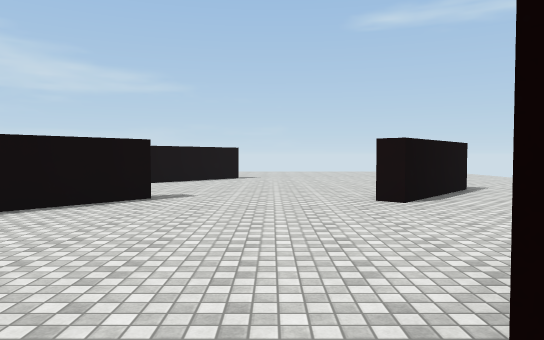
view 1 (above)

24 first-person views from a walk through a scene from a Unity 3-D project. The camera is 1.5 m above the floor, tilts 2° down and sees 70° across. The floor is counted in squares, 2 m on a side. Each view is taken from the middle of a square. On the plan, view 1 faces up. The plan holds only what a view shows up to about 12 squares ahead; the rest is blank. The place goes on beyond the plan. Surface patterns are stand-ins for the level's own textures.

view 2
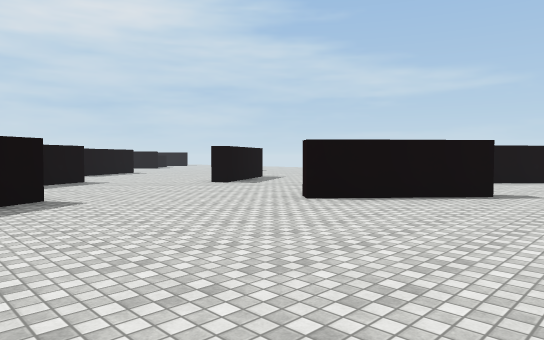

view 3
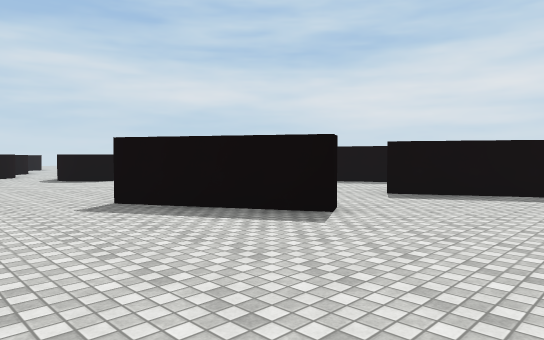

view 4
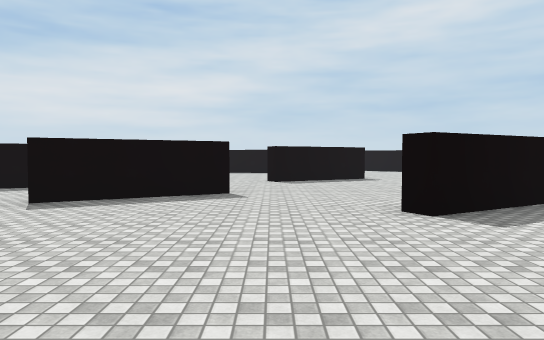

view 5
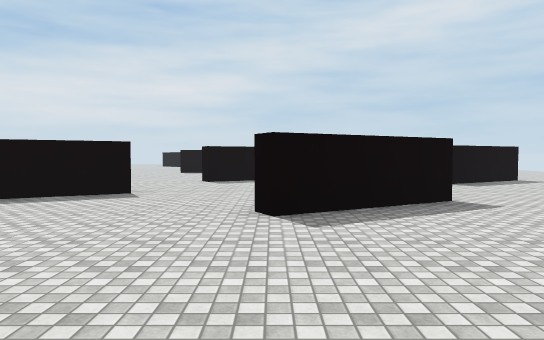

view 6
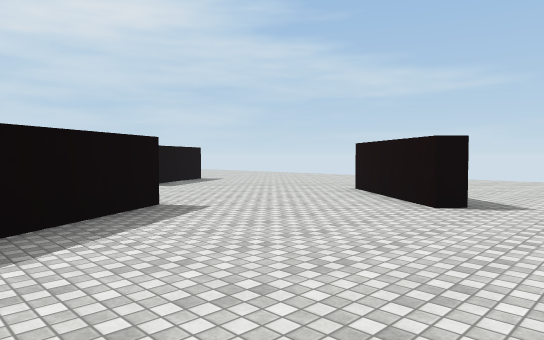

view 7
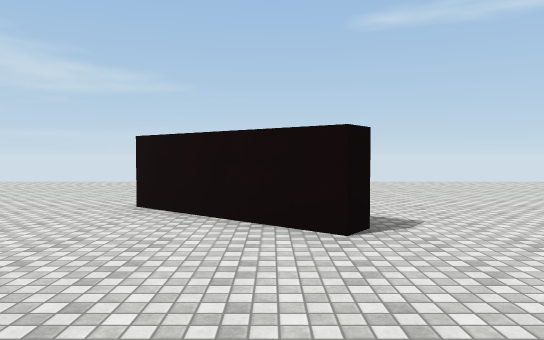

view 8
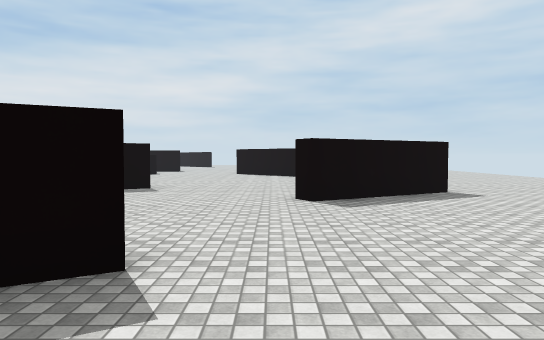

view 9
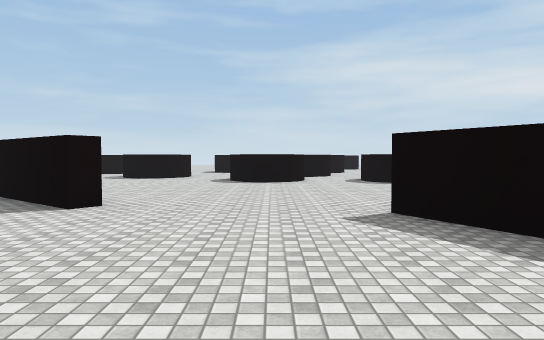

view 10
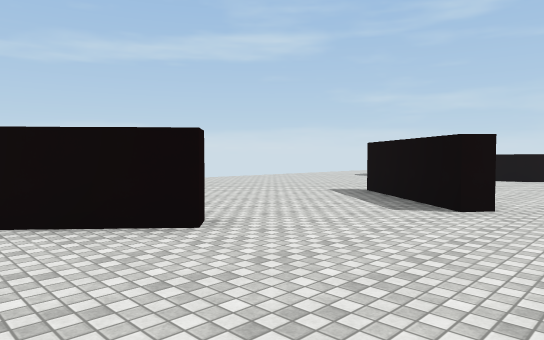

view 11
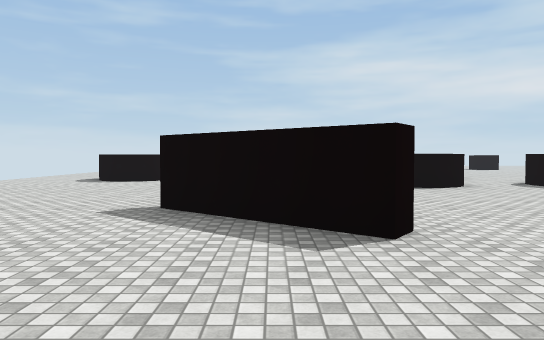

view 12
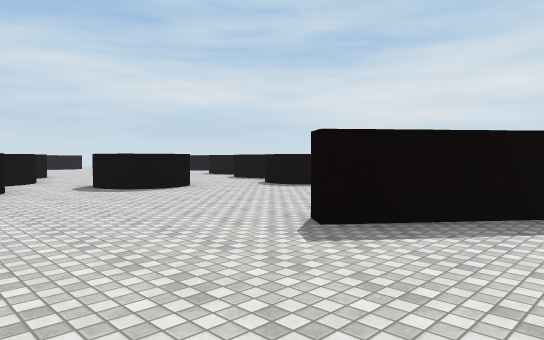

view 13
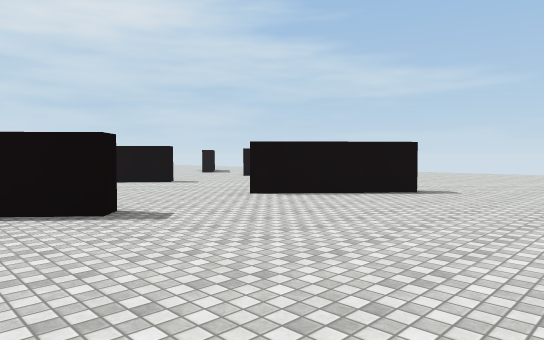

view 14
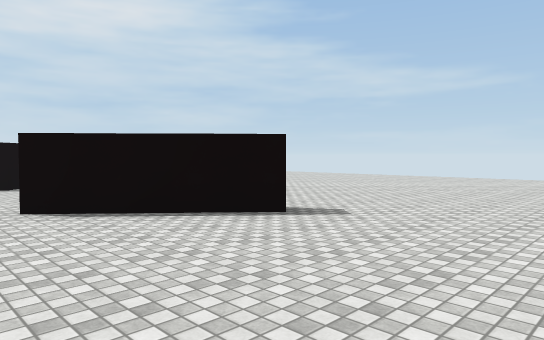

view 15
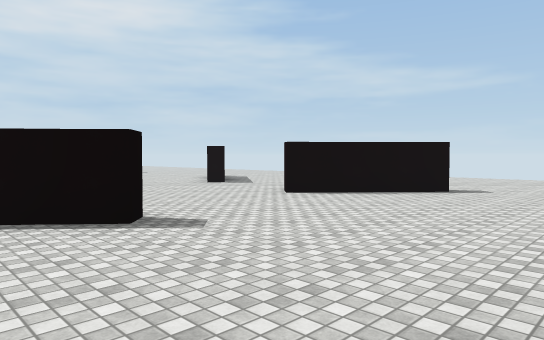

view 16
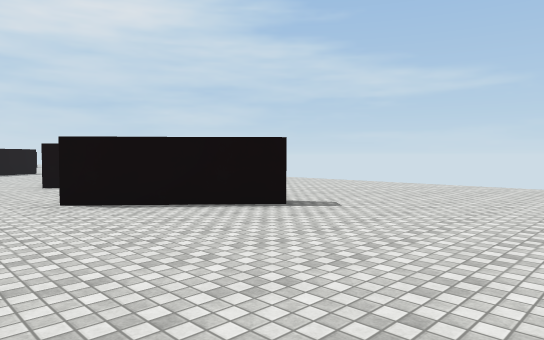

view 17
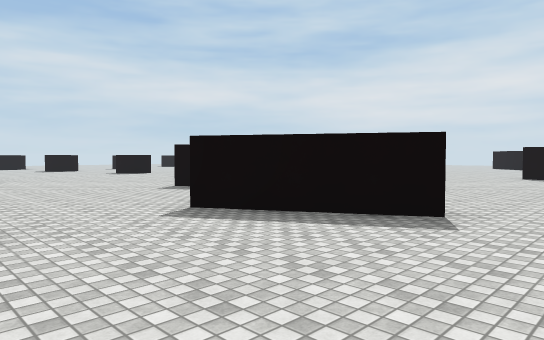

view 18
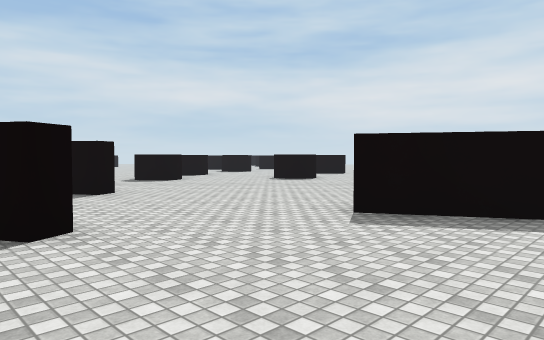

view 19
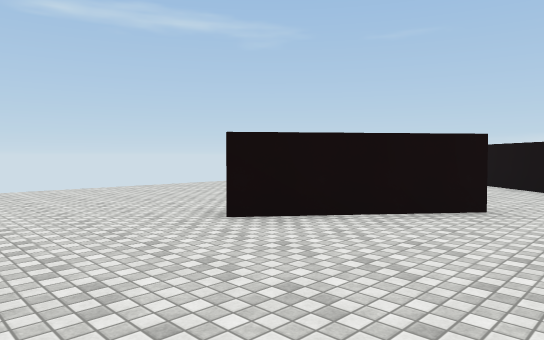

view 20
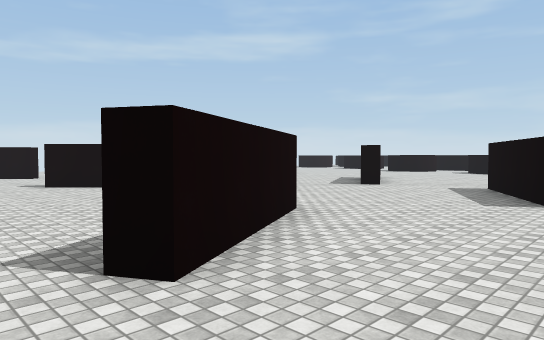

view 21
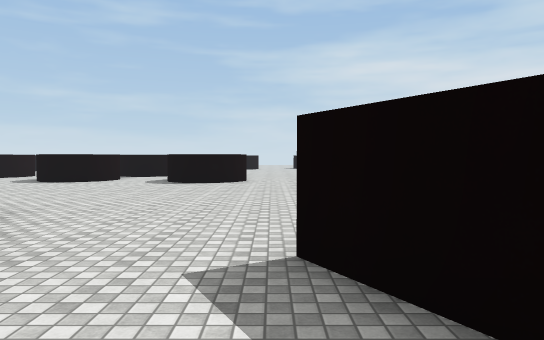

view 22
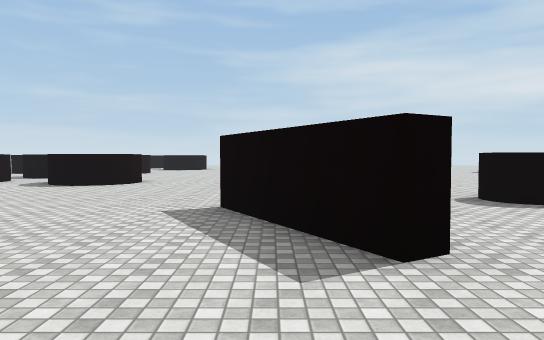

view 23
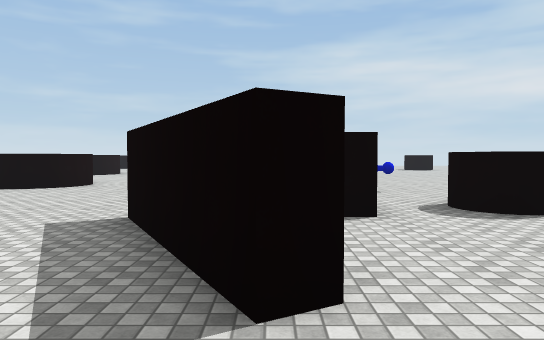

view 24
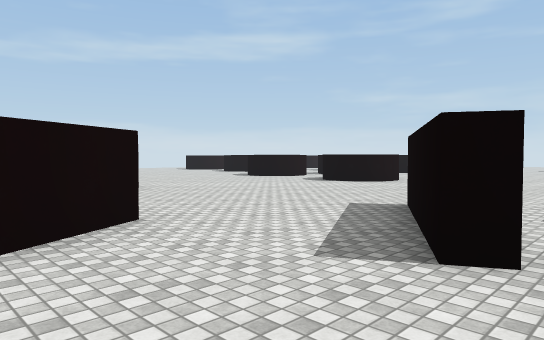

### Floor plan
Points are (right, up) in squares from view 1. A wall is a line through its corners. A room is listed if a view was taken in it or the views show most of it. See-through windows are left out.
Room 1 (views 1, 2, 3, 4, 5, 6, 7, 8, 9, 10, 11, 12, 13, 14, 15, 16, 17, 18, 19, 20, 21, 22, 23, 24)
walls: (-7.7, 0.6) (-7.3, 0.9) (-5.6, -2.1); (-1.4, -2.9) (-1.1, -2.5) (1.6, -4.6) (1.3, -5); (-10.6, -0.2) (-11.5, 1.4); (0.8, 0.3) (0.4, 0.7) (1.8, 2.2); (-3.5, 6.2) (-2.5, 7.3) (-2.2, 6.9) (-4.5, 4.3) (-4.8, 4.6); (-11.9, 3.2) (-10.1, 0); (-4.4, -8.3) (-3.7, -8.2); (2.7, 3.3) (3.1, 2.9) (2.3, 2); (-7.5, -8) (-7, -8.3); (-7.9, -7.9) (-7.3, -8); (-7.2, -8.2) (-6.8, -8.6); (-4.7, -8.5) (-4.1, -8.2); (-3.2, -8.5) (-2.8, -8.9); (-7, -8.5) (-6.8, -8.8) (-6.8, -9.2); (-8.8, -8.1) (-8.1, -7.8); (-9.1, -8.4) (-8.4, -7.9); (-2.7, -9.1) (-2.6, -9.6); (-14.4, -1) (-13.9, -0.7) (-12.2, -3.8); (-2.7, -9.4) (-2.7, -9.8) (-2.9, -10.3); (-9.2, -8.8) (-8.7, -7.9) (-7.7, -7.9); (-5, -9.9) (-5.1, -9.2) (-4.8, -8.7) (-4.3, -8.2) (-3.5, -8.3) (-3, -8.6) (-2.6, -9.2); (-9.2, -9.4) (-9.2, -9) (-9.1, -8.6); (-10.6, 9.1) (-8.8, 6) (-9.3, 5.8) (-10.6, 8.1); (-15.4, -3.8) (-14.9, -3.8); (-0.2, -10.3) (0.4, -10.2); (-0.7, -10.7) (-0.3, -10.4) (0.2, -10.2) (0.9, -10.4) (1.4, -11); (-3.4, 11.7) (-2.2, 13.1); (0.7, -10.5) (1.4, -10.9) (1.4, -11.7); (-6.9, 12.1) (-7.3, 11.6) (-10.1, 13.8); (1.3, -10.8) (1.5, -11.2); (-16.5, 6.1) (-15.4, 4.1) (-16, 3.8); (4.5, 8.9) (2.1, 6.2) (1.7, 6.6); (3.9, -10.6) (4.6, -10.5); (-1.1, 13.5) (-3.5, 10.9); (4.4, -10.6) (4.8, -10.6) (5.1, -10.8); (-16.1, 13.7) (-14.4, 10.7) (-14.9, 10.4)
ways out: opening at (-1.5, -10.5); opening at (2.5, -11.5)
objects: other object (-16, -7)

Positions as (right, up) in squares from view 1, and headings:
1: (0, 0), facing up
2: (0, -1), facing up-left
3: (-3, 4), facing down-left
4: (-4, 4), facing left
5: (-4, 6), facing left
6: (-5, 6), facing up-left
7: (-8, 8), facing up
8: (-8, 10), facing left
9: (-4, 3), facing down
10: (-3, 3), facing down-right
11: (0, 1), facing down
12: (5, -2), facing down-left
13: (8, 1), facing up-left
14: (8, 5), facing up-left
15: (2, 5), facing up-left
16: (3, 9), facing up-left
17: (-7, 5), facing down-left
18: (-11, 7), facing down-left
19: (-13, 10), facing up-right
20: (-13, 10), facing down-right
21: (-10, 3), facing down
22: (-13, 2), facing down
23: (-14, 1), facing down
24: (-15, 2), facing down-right
